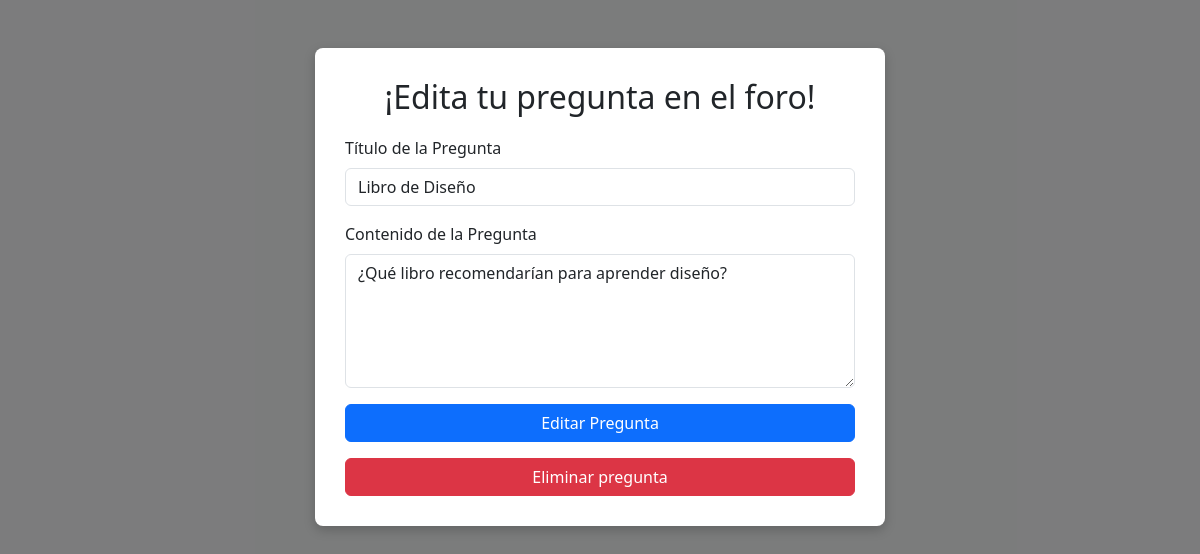
The app's page /PAGES/editar.php?post=5 (signed in) with its own data.
### tables this page shows
CREATE TABLE tbl_POST (
    id_post INT PRIMARY KEY AUTO_INCREMENT NOT NULL,
    titulo_post VARCHAR(50) NULL,
    contenido_post VARCHAR(500) NOT NULL,
    fecha_post DATETIME NOT NULL,
    user_post VARCHAR(30) NOT NULL,
    ref_post INT NULL
);

### PAGES/editar.php (the view, shortened to what this page needs)
<?php
include_once "../PHP/connect.php";
?>
<!DOCTYPE html>
<html lang="es">
<head>
    <link href="https://cdn.jsdelivr.net/npm/bootstrap@5.3.0-alpha1/dist/css/bootstrap.min.css" rel="stylesheet">
    <link rel="stylesheet" href="../STYLES/estilos.css">
</head>
<body class="bg-light" id="bodyEditar">
    <div class="container mt-5">
        <div class="row justify-content-center">
            <div class="col-md-6 form-container">
                <?php
                    $edit = htmlspecialchars($_GET["post"]);
                    $sqlPreguntasUser = "SELECT * FROM tbl_post WHERE id_post = :id_post";
                    $stmt = $pdo->prepare($sqlPreguntasUser);
                    $stmt->bindParam(':id_post', $edit);
                    $stmt->execute();
                    $result = $stmt->fetch(PDO::FETCH_ASSOC);
                    if(is_null($result["ref_post"])){
                        ?>
                            <h2>¡Edita tu pregunta en el foro!</h2>
                            <form action="../PHP/proceso_editar.php" method="POST">
                                <div class="mb-3">
                                    <label for="titulo" class="form-label">Título de la Pregunta</label>
                                    <input type="text" class="form-control" id="titulo" name="titulo" value="<?php echo isset($result['titulo_post']) ? $result['titulo_post'] : '';?>">
                                </div>
                                <div class="mb-3">
                                    <label for="contenidoForm" class="form-label">Contenido de la Pregunta</label>
                                    <textarea class="form-control" id="contenidoForm" name="contenido" rows="5"><?php echo isset($result['contenido_post']) ? $result['contenido_post'] : '';?></textarea>
                                </div>
                                <button type="submit" name="editPreguntar" class="btn btn-primary w-100">Editar Pregunta</button>
                            </form>
                            <a href="../PHP/proceso_eliminar.php?tipoPost=pregunta&idPost=<?php echo $edit?>"><button type="submit" name="deletePreguntar" class="btn btn-danger w-100">Eliminar pregunta</button></a>
                        <?php
                        }
                        ?>
            </div>
        </div>
    </div>
</body>
</html>

### STYLES/estilos.css (style rules this page uses)
html { width: 100%; height: 100%; }
body { width: 100%; height: 100%; margin: 0; }
#bodyEditar { width: 100%; height: 80%; margin: 0; }
#contenidoForm { display: flex; flex-direction: column; background-color: rgb(255, 255, 255); justify-content: flex-start; align-items: center; overflow: auto; }
.container { position: relative; z-index: 10; }
.form-container { background-color: white; padding: 30px; border-radius: 8px; box-shadow: 0px 4px 12px rgba(0, 0, 0, 0.2); }
h2 { text-align: center; margin-bottom: 20px; }

### records on screen
tbl_post: titulo "Libro de Diseño", contenido "¿Qué libro recomendarían para aprender diseño?"
